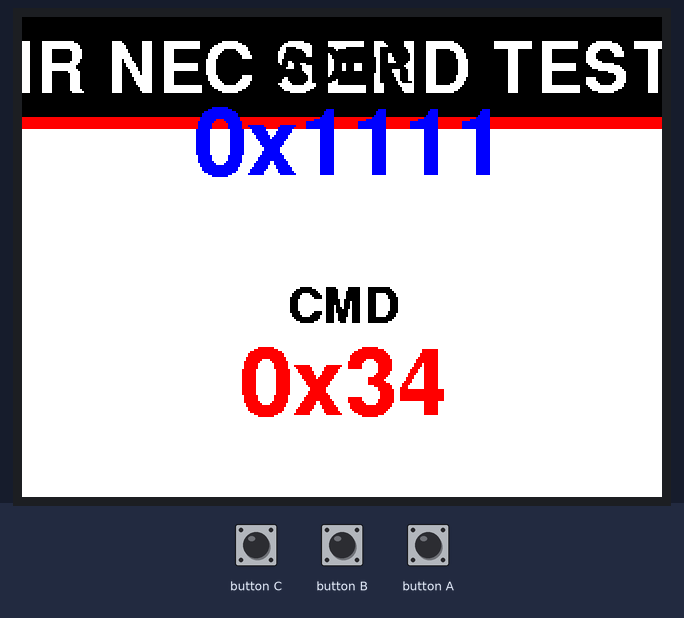
Bench run of a sketch on a simulated ESP32. On the bench: 320×240 colour display. What the sketch prints to the serial monitor is not drawn.

Above: at 0.4 s.
At 60.5 s:
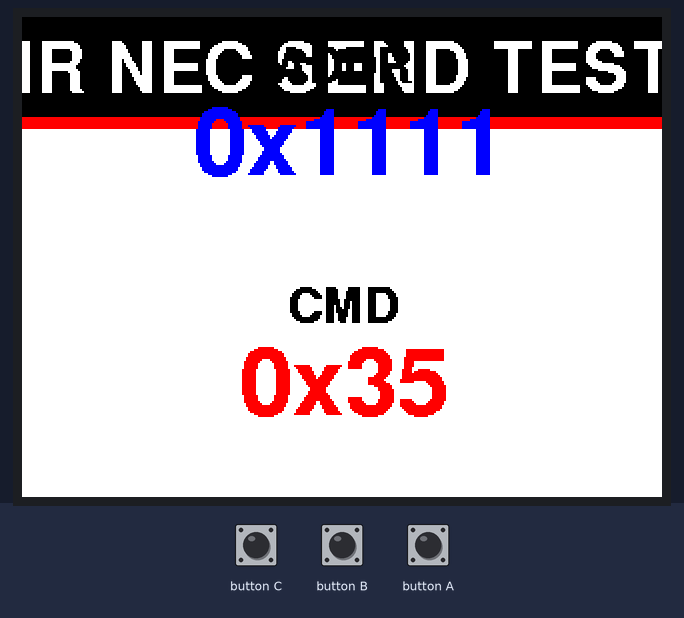
At 120.5 s:
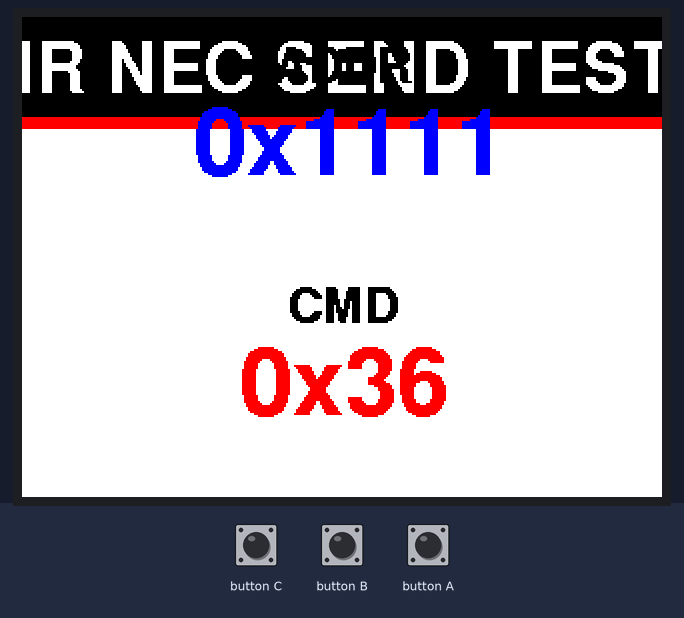

The sketch:

ir_nec.ino
```cpp
#include <Arduino.h>
#include <M5Unified.h>
#include <IRremote.hpp>

#define IR_TX_PIN 48

static constexpr uint16_t IR_ADDRESS       = 0x1111;
static constexpr uint8_t IR_START_COMMAND  = 0x34;
static constexpr uint8_t IR_REPEATS        = 0;
static constexpr uint32_t SEND_INTERVAL_MS = 1000;

M5Canvas canvas(&M5.Display);

static uint8_t currentCommand      = IR_START_COMMAND;
static uint32_t sendCount          = 0;
static uint32_t lastMinuteChangeMs = 0;
static uint32_t lastSendMs         = 0;

static void drawStatusScreen(const String& title, const String& detail, uint16_t accentColor)
{
    const int screenW = M5.Display.width();
    const int screenH = M5.Display.height();

    canvas.fillSprite(WHITE);
    canvas.fillRect(0, 0, screenW, 42, BLACK);
    canvas.fillRect(0, 42, screenW, 6, accentColor);

    canvas.setTextDatum(top_center);
    canvas.setTextSize(1);

    canvas.setFont(&fonts::FreeSansBold18pt7b);
    canvas.setTextColor(WHITE);
    canvas.drawString(title, screenW / 2, 8);

    canvas.setFont(&fonts::FreeSansBold12pt7b);
    canvas.setTextColor(accentColor);
    canvas.drawString(detail, screenW / 2, 72);

    canvas.pushSprite(0, 0);
}

static void drawIrScreen()
{
    const int screenW = M5.Display.width();
    const int screenH = M5.Display.height();
    char commandBuf[24];

    snprintf(commandBuf, sizeof(commandBuf), "0x%02X", currentCommand);

    canvas.fillSprite(WHITE);
    canvas.fillRect(0, 0, screenW, 50, BLACK);
    canvas.fillRect(0, 50, screenW, 6, RED);

    canvas.setTextDatum(top_center);
    canvas.setTextSize(1);

    canvas.setFont(&fonts::FreeSansBold18pt7b);
    canvas.setTextColor(WHITE);
    canvas.drawString("IR NEC SEND TEST", screenW / 2, 12);

    canvas.setFont(&fonts::FreeSansBold24pt7b);
    canvas.setTextDatum(middle_center);
    canvas.setTextColor(BLUE);
    canvas.drawString("0x1111", screenW / 2, screenH / 2 - 60);

    canvas.setTextColor(RED);
    canvas.drawString(commandBuf, screenW / 2, screenH / 2 + 60);

    canvas.setFont(&fonts::FreeSansBold12pt7b);
    canvas.setTextDatum(top_center);
    canvas.setTextColor(BLACK);
    canvas.drawString("ADDR", screenW / 2, screenH / 2 - 105);
    canvas.drawString("CMD", screenW / 2, screenH / 2 + 15);

    canvas.pushSprite(0, 0);
}

static void sendCurrentCommand()
{
    IrSender.sendNEC(IR_ADDRESS, currentCommand, IR_REPEATS);
    ++sendCount;

    Serial.printf("IR NEC sent: addr=0x%04X cmd=0x%02X repeats=%u count=%lu\r\n", IR_ADDRESS,
                  currentCommand, IR_REPEATS, static_cast<unsigned long>(sendCount));
}

void setup()
{
    auto cfg          = M5.config();
    cfg.clear_display = false;
    M5.begin(cfg);
    Serial.begin(115200);

    M5.Display.setEpdMode(epd_mode_t::epd_fastest);
    M5.Display.setRotation(1);

    canvas.createSprite(M5.Display.width(), M5.Display.height());

    gpio_reset_pin(gpio_num_t(IR_TX_PIN));

    IrSender.begin(DISABLE_LED_FEEDBACK);
    IrSender.setSendPin(IR_TX_PIN);

    const uint32_t now = millis();
    lastMinuteChangeMs = now;
    lastSendMs         = now;
    drawIrScreen();
    sendCurrentCommand();
}

void loop()
{
    M5.update();

    const uint32_t now = millis();

    if (now - lastMinuteChangeMs >= 60000) {
        lastMinuteChangeMs = now;
        currentCommand     = static_cast<uint8_t>(currentCommand + 1);
        drawIrScreen();
    }

    if (now - lastSendMs >= SEND_INTERVAL_MS) {
        lastSendMs = now;
        sendCurrentCommand();
    }

    delay(50);
}
```

Measured:
- what the display in image 0 shows lasts 60.0 s, from 0.4 s to 60.4 s
